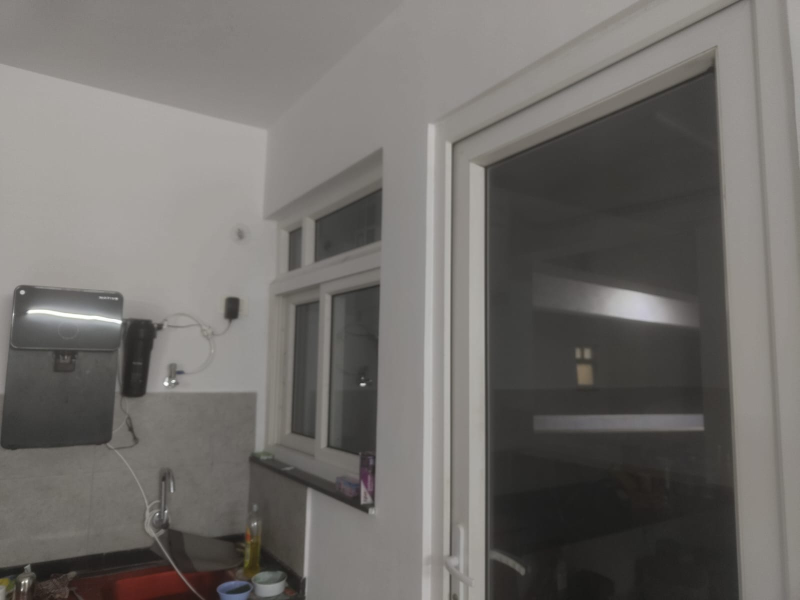
#> input picture images/sticth1.jpg, 1600 x 1200 px (shown at 1/2 size)
$ python 3.py
#> lines starting #> are read from the running program, lines starting #| are printed output that depends on the picture
# -*- coding: utf-8 -*-
"""
Created on Sat Feb 15 18:17:37 2025

@author: Yash

Image Stitching to create a panaroma.
"""

import cv2
import numpy as np

# Load all images
image_paths = [
    "images/sticth1.jpg",
    "images/sticth2.jpg",
    "images/sticth3.jpg",
    "images/sticth4.jpg"
]

images = [cv2.imread(path) for path in image_paths]
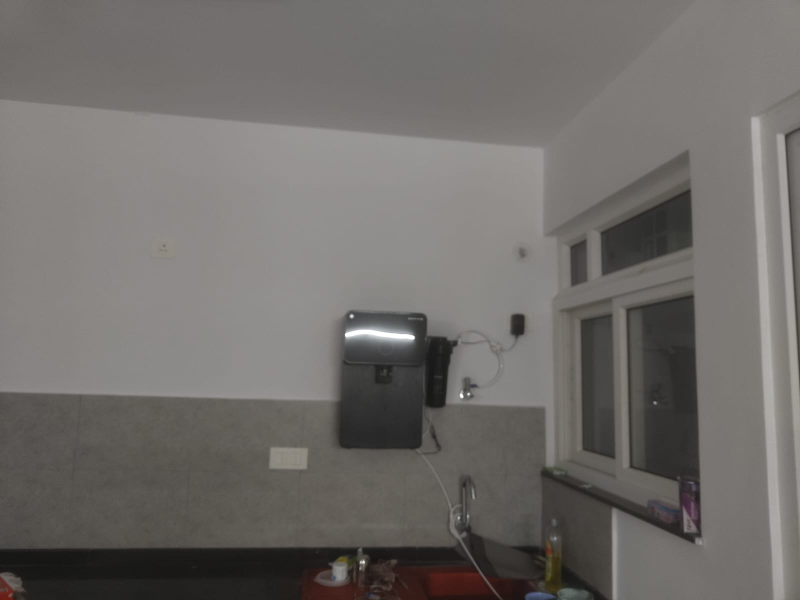
#> input picture images/sticth2.jpg, 1600 x 1200 px (shown at 1/2 size)
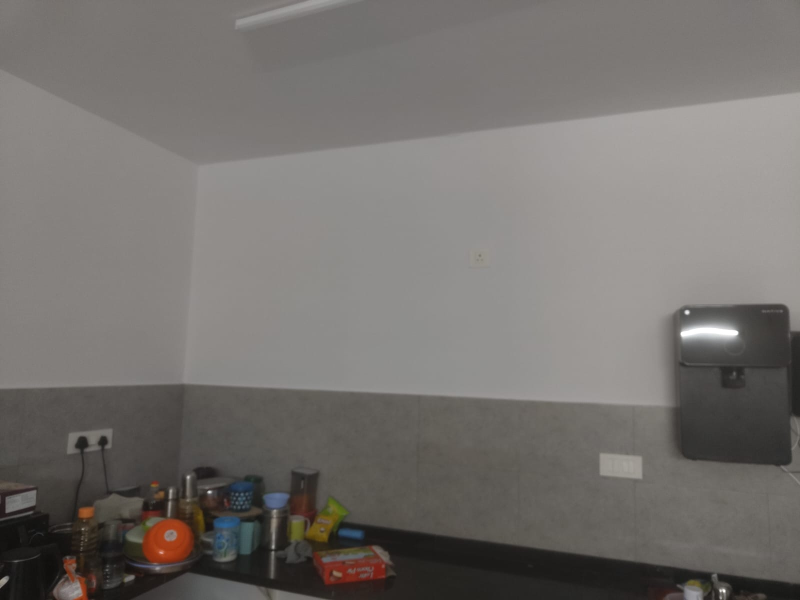
#> input picture images/sticth3.jpg, 1600 x 1200 px (shown at 1/2 size)
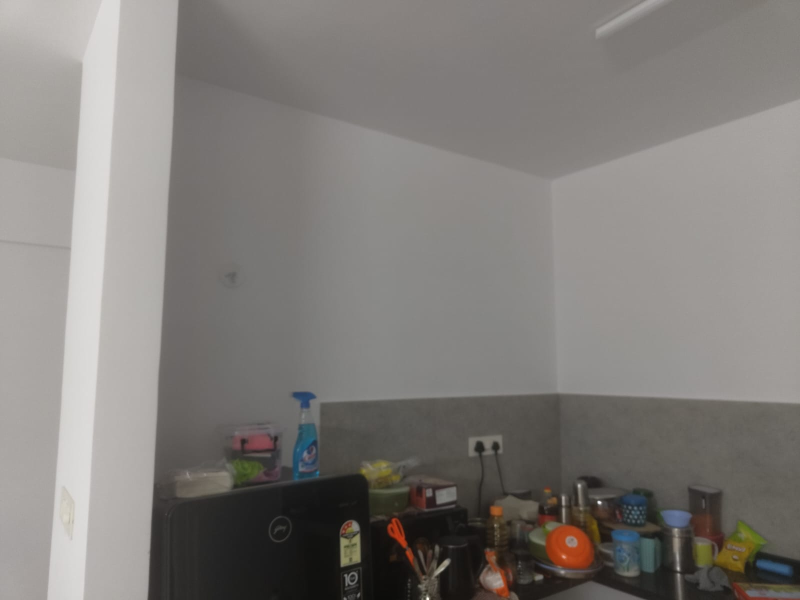
#> input picture images/sticth4.jpg, 1600 x 1200 px (shown at 1/2 size)
#> images = 4 items

# Check if all images are loaded correctly
for i, img in enumerate(images):
    if img is None:
        print(f"Error: Could not load image {image_paths[i]}")
        exit()
#> this loop made 4 passes

# Initialize SIFT detector
sift = cv2.SIFT_create()

# Detect keypoints and descriptors for all images
keypoints_descriptors = [sift.detectAndCompute(img, None) for img in images]
#> keypoints_descriptors = 4 items
#> img is the input picture: shape (1200, 1600, 3); mean B, G, R 120.8, 124.3, 127.8
keypoints, descriptors = zip(*keypoints_descriptors)

# Use FLANN-based matcher
FLANN_INDEX_KDTREE = 1
index_params = dict(algorithm=FLANN_INDEX_KDTREE, trees=5)
search_params = dict(checks=50)
flann = cv2.FlannBasedMatcher(index_params, search_params)

# Function to stitch two images using homography
def stitch_images(img1, img2, kp1, des1, kp2, des2):
    matches = flann.knnMatch(des1, des2, k=2)

    # Apply Lowe's ratio test
    good_matches = [m for m, n in matches if m.distance < 0.7 * n.distance]

    MIN_MATCH_COUNT = 10
    if len(good_matches) > MIN_MATCH_COUNT:
        src_pts = np.float32([kp1[m.queryIdx].pt for m in good_matches]).reshape(-1, 1, 2)
        dst_pts = np.float32([kp2[m.trainIdx].pt for m in good_matches]).reshape(-1, 1, 2)

        # Compute homography matrix
        M, mask = cv2.findHomography(src_pts, dst_pts, cv2.RANSAC, 5.0)

        # Warp img1 to align with img2
        stitched_img = cv2.warpPerspective(img1, M, (img1.shape[1] + img2.shape[1], img1.shape[0]))

        # Overlay img2 onto the stitched result
        stitched_img[0:img2.shape[0], 0:img2.shape[1]] = img2

        return stitched_img
    else:
        print(f"Not enough matches found ({len(good_matches)}/{MIN_MATCH_COUNT}).")
        return None

# Stitch images sequentially (left to right)
stitched = images[0]
#> stitched is the input picture: shape (1200, 1600, 3); mean B, G, R 105.9, 109.2, 112.1
for i in range(1, len(images)):
    stitched = stitch_images(stitched, images[i], keypoints[i-1], descriptors[i-1], keypoints[i], descriptors[i])
    if stitched is None:
        print(f"Error stitching image {i+1}")
        exit()
#> this loop made 3 passes
#> (matches in stitch_images, good_matches in stitch_images) on passes 1 to 3: (257 matches, 74 matches), (216 matches, 18 matches), (317 matches, 86 matches)
#> pass 1, in stitch_images, `stitched_img = cv2.warpPerspective(img1, M, (img1.shape[1] + img2.shap..`:
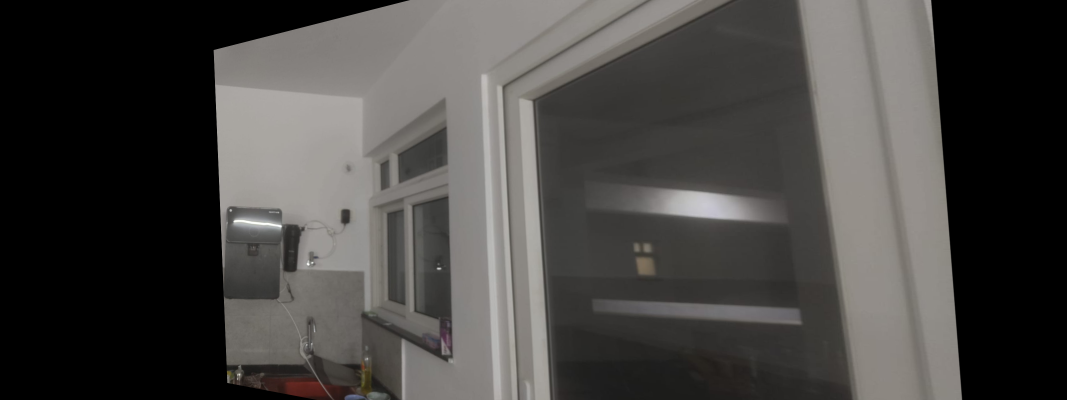
#> stitched_img: shape (1200, 3200, 3) (shown at 1/3 size); mean B, G, R 67.1, 69.3, 71.1
#> pass 1, `stitched = stitch_images(stitched, images[i], keypoints[i-1], descript..`:
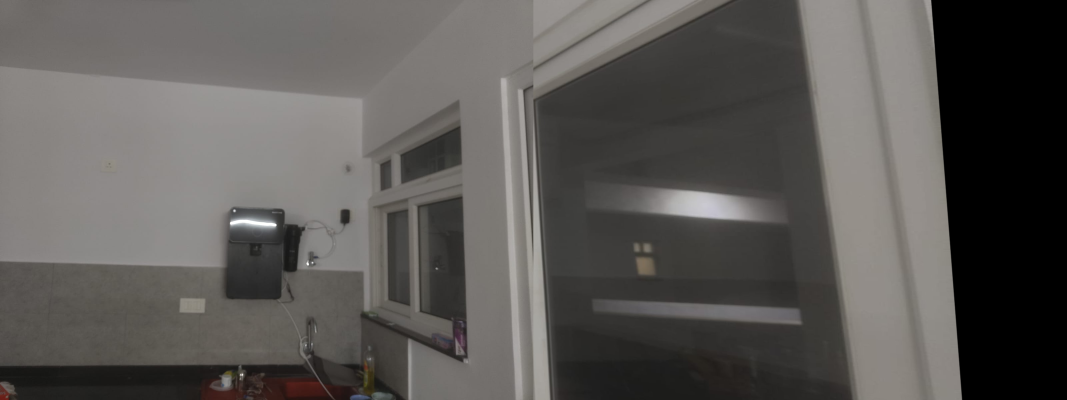
#> stitched: shape (1200, 3200, 3) (shown at 1/3 size); mean B, G, R 86, 88.7, 91.2
#> pass 2, `stitched = stitch_images(stitched, images[i], keypoints[i-1], descript..`:
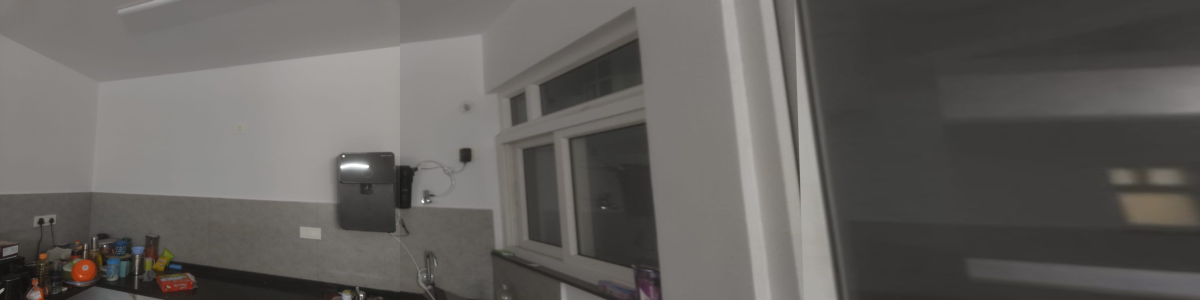
#> stitched: shape (1200, 4800, 3) (shown at 1/4 size); mean B, G, R 93.4, 96.5, 99.2
#> after the loop:
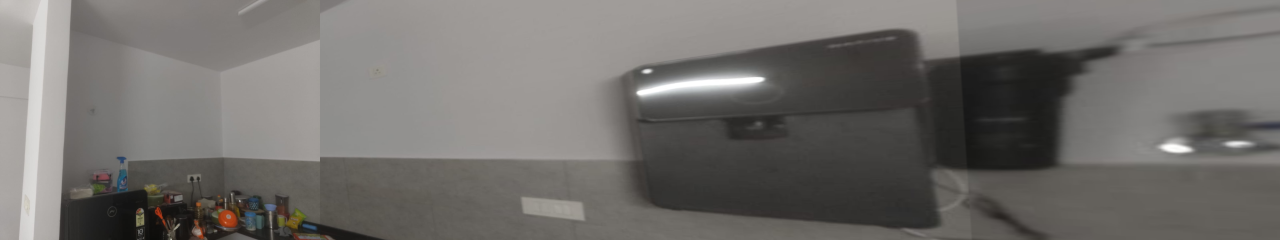
#> stitched: shape (1200, 6400, 3) (shown at 1/5 size); mean B, G, R 107.5, 110.5, 113.1

# Resize the final result to fit the screen
screen_width, screen_height = 2000, 3000  # Adjust as needed
h, w = stitched.shape[:2]
#> h = 1200; w = 6400
scale_factor = min(screen_width / w, screen_height / h)
#> scale_factor = 0.312
stitched_resized = cv2.resize(stitched, None, fx=scale_factor, fy=scale_factor, interpolation=cv2.INTER_AREA)

# Display the final stitched image
cv2.imshow("Stitched Panorama", stitched_resized)
cv2.waitKey(0)
cv2.destroyAllWindows()

# Save the final stitched output
cv2.imwrite("stitched_output.jpg", stitched)
print("Final stitched image saved as stitched_output.jpg")
